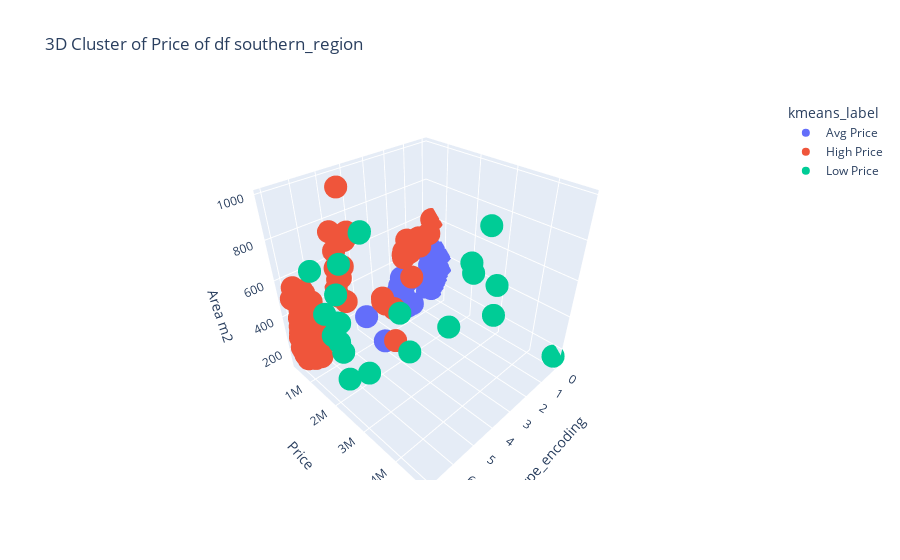

Source (notebook cell):
### Markdown cell above
We See That Cluster 0 shows data with low Prices because the Area m2 is low, representing cheap real estate. This may be caused by different reasons, like which side of Riyadh the real estate is located, the m2 prices, or even the age of the real estate.
Cluster 1 shows data with kind of expected Prices but it also shows that it has low Area m2 with high prices and that may be caused by the location of the real estate and on which side of Riyadh it is.
Cluster 2 data with high Prices and also high Area m2 and based on our data we see that it's mostly land or villas or floors and them having high prices is totally expected based on their types.

### Code cell
import plotly.express as px

# Create a temporary copy for plotting (without modifying X)
X_plot = X.copy()

# Ensure kmeans column exists and convert to integer type first (if needed)
if 'kmeans' in X_plot.columns:
    X_plot['kmeans'] = X_plot['kmeans'].astype(int)  # Ensure it's an integer
    X_plot['kmeans_label'] = X_plot['kmeans'].replace({0: 'Low Price', 1: 'Avg Price', 2: 'High Price'}).astype(str)  # Replace & Convert to string

# Create 3D scatter plot with updated labels
fig = px.scatter_3d(X_plot, x='Type_encoding', y='Price', z='Area m2',
                    color='kmeans_label', title="3D Cluster of Price of df southern_region")

# Show the plot
fig.show()

### Figure 1 — Plotly figure (JSON) as saved in the notebook; plotly's stock layout.template omitted (floating-point values rounded to 4 significant figures; data arrays with more than 128 entries replaced by an {"elided": "..."} marker saying what was removed)
{"data": [{"hovertemplate": "kmeans_label=Avg Price<br>Type_encoding=%{x}<br>Price=%{y}<br>Area m2=%{z}<extra></extra>", "legendgroup": "Avg Price", "marker": {"color": "#636efa", "symbol": "circle"}, "mode": "markers", "name": "Avg Price", "scene": "scene", "showlegend": true, "type": "scatter3d", "x": {"elided": "942 int values"}, "y": {"elided": "942 int values"}, "z": {"elided": "942 int values"}}, {"hovertemplate": "kmeans_label=High Price<br>Type_encoding=%{x}<br>Price=%{y}<br>Area m2=%{z}<extra></extra>", "legendgroup": "High Price", "marker": {"color": "#EF553B", "symbol": "circle"}, "mode": "markers", "name": "High Price", "scene": "scene", "showlegend": true, "type": "scatter3d", "x": {"elided": "236 int values"}, "y": {"elided": "236 int values"}, "z": {"elided": "236 int values"}}, {"hovertemplate": "kmeans_label=Low Price<br>Type_encoding=%{x}<br>Price=%{y}<br>Area m2=%{z}<extra></extra>", "legendgroup": "Low Price", "marker": {"color": "#00cc96", "symbol": "circle"}, "mode": "markers", "name": "Low Price", "scene": "scene", "showlegend": true, "type": "scatter3d", "x": [7, 7, 4, 1, 3, 7, 0, 0, 4, 4, 7, 6, 7, 7, 7, 7, 7, 7, 7, 5, 5, 1, 7, 1, 1, 7], "y": [3200000, 2100000, 3500000, 2600000, 3500100, 3200000, 4700000, 4700000, 2000000, 2300000, 2500000, 1650000, 1900000, 1900000, 2400000, 2400000, 2300000, 2300000, 2300000, 1577000, 1593625, 3000000, 2400000, 3290000, 3300000, 1600000], "z": [450, 500, 492, 500, 750, 450, 155, 155, 395, 191, 312, 743, 587, 587, 734, 600, 590, 490, 490, 830, 838, 787, 450, 319, 498, 762]}], "layout": {"legend": {"title": {"text": "kmeans_label"}, "tracegroupgap": 0}, "scene": {"domain": {"x": [0, 1], "y": [0, 1]}, "xaxis": {"title": {"text": "Type_encoding"}}, "yaxis": {"title": {"text": "Price"}}, "zaxis": {"title": {"text": "Area m2"}}}, "title": {"text": "3D Cluster of Price of df southern_region"}}}
